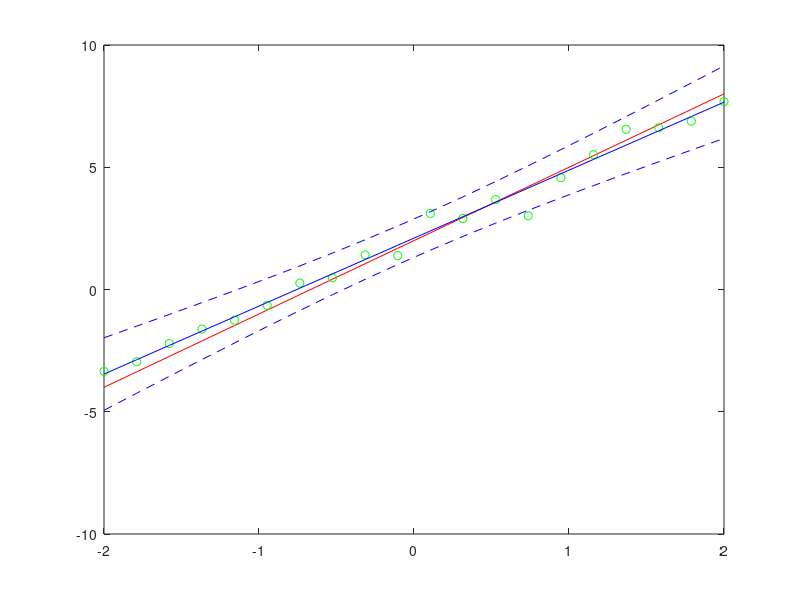
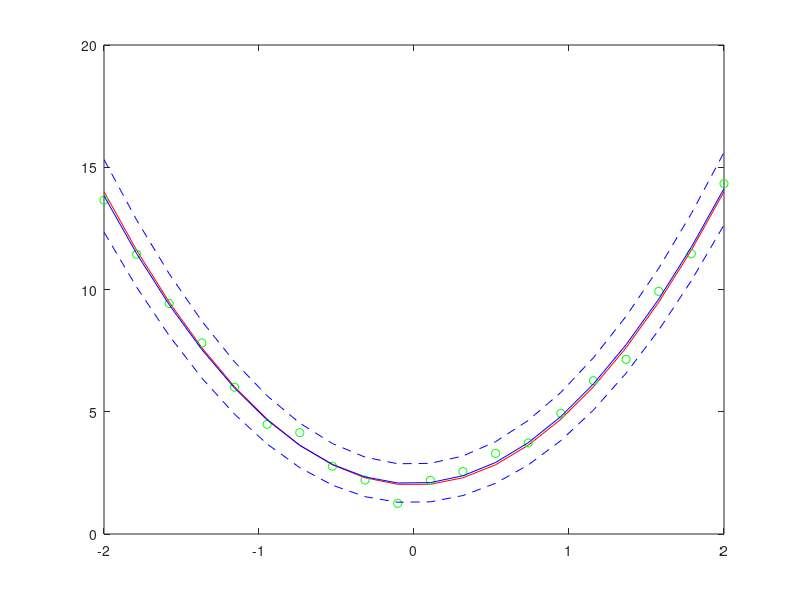

The MATLAB source for these figures, in order:
clc
clear;

n = 20;
m = 2;
f = @(x) 3*x+2;
u = randn(1,n);
sigma = 0.4;
x = linspace(-2,2,n);
y = zeros(n, 1);
for i = 1:n
    y(i) = f(x(i));
end

Y = zeros(n, 1);
figure;
plot(x,y,'-r'); hold on;
for i = 1:n
    Y(i) = y(i)+u(i)*sigma;
    plot(x(i),Y(i),'-og');hold on;
end

A = zeros(n, m);
for l = 1:n
    for k = 1:m
        A(l, k) = x(l)^(m-k);
    end
end
B = transpose(A)*A;
C = transpose(A)*Y;


teta = B^(-1)*C;
y1 = polyval(teta,x);
plot(x,y1,'-b');hold on;

pod = zeros(1, n);
nev = zeros(1, n);
s = 0;
sigma1 = 0;
for i = 1:n
    pod(i) = A(i, :)*teta;
    nev(i) = Y(i) - pod(i);
    s = s + pod(i)*nev(i);
    sigma1 = sigma1 + (y1(i) - Y(i))^2;
end
sigma1 = (sigma1 / (n - m))^(1/2);

fprintf("Прямая\nСкалярное произведение вектора подгонки и вектора невязки: %f \n", s);
fprintf("Несмещенная оценка дисперсии шумов: %f", sigma1);

dov_plus = zeros(1, n);
dov_minus = zeros(1, n);

x_s = sum(x)/n;
D = 0;
for i = 1:n
    D = D + (x(i)-x_s)^2;
end
D = D/(n-1);
for i = 1:n
    dov_plus(i) = y1(i) + 1.96 * sigma * (1 + ((x(i) - x_s)^2)/D)^(1/2);
    dov_minus(i) = y1(i) - 1.96 * sigma * (1 + ((x(i) - x_s)^2)/D)^(1/2);
end

plot(x,dov_minus, '--b',x, dov_plus, '--b');



clear;

n = 20;
m = 3;
f = @(x) 3*x^2+2;
u = randn(1,n);
sigma = 0.4;
x = linspace(-2,2,n);
y = zeros(n, 1);
for i = 1:n
    y(i) = f(x(i));
end

Y = zeros(n, 1);
figure;
plot(x,y,'-r'); hold on;
for i = 1:n
    Y(i) = y(i)+u(i)*sigma;
    plot(x(i),Y(i),'-og');hold on;
end

A = zeros(n, m);
for l = 1:n
    for k = 1:m
        A(l, k) = x(l)^(m-k);
    end
end
B = transpose(A)*A;
C = transpose(A)*Y;


teta = B^(-1)*C;
y1 = polyval(teta,x);
plot(x,y1,'-b');hold on;

pod = zeros(1, n);
nev = zeros(1, n);
s = 0;
sigma1 = 0;
for i = 1:n
    pod(i) = A(i, :)*teta;
    nev(i) = Y(i) - pod(i);
    s = s + pod(i)*nev(i);
    sigma1 = sigma1 + (y1(i) - Y(i))^2;
end
sigma1 = (sigma1 / (n - m))^(1/2);

fprintf("\nПарабола\nСкалярное произведение вектора подгонки и вектора невязки: %f \n", s);
fprintf("Несмещенная оценка дисперсии шумов: %f", sigma1);

dov_plus = zeros(1, n);
dov_minus = zeros(1, n);

x_s = sum(x)/n;
D = 0;
for i = 1:n
    D = D + (x(i)-x_s)^2;
end
D = D/(n-1);
for i = 1:n
    dov_plus(i) = y1(i) + 1.96 * sigma * (1 + ((x(i) - x_s)^2)/D)^(1/2);
    dov_minus(i) = y1(i) - 1.96 * sigma * (1 + ((x(i) - x_s)^2)/D)^(1/2);
end

plot(x,dov_minus, '--b',x, dov_plus, '--b');